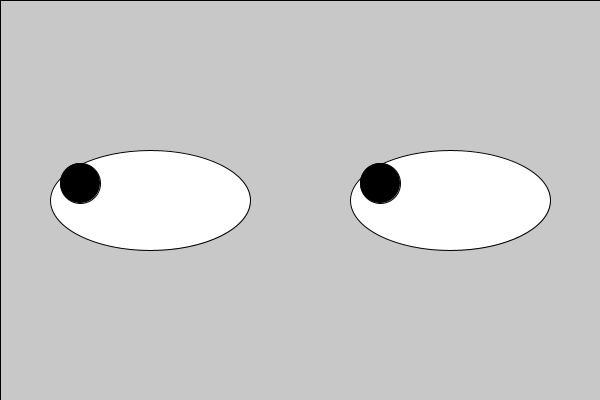
Frame 1 (no input)
Frame 60 (the mouse pressed at the canvas centre just before this capture): identical to frame 1, image omitted
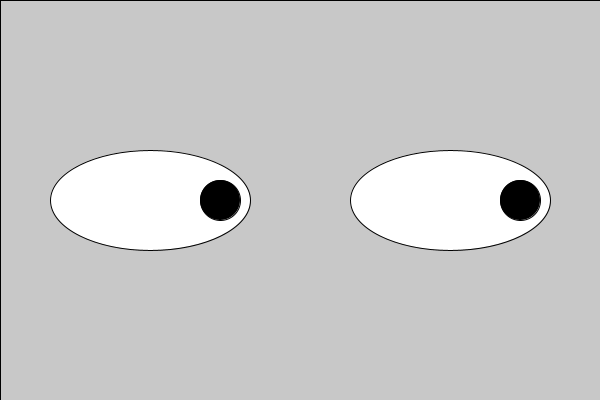
Frame 120 (the mouse held since frame 60 and released just before this capture)

The Processing sketch that drew these frames (run headless with seeded random() and noise(); from frame 60 on, the mouse is pressed at the canvas centre):

// Processing sketch: Googly_eyes
// ── Googly_eyes.pde
void setup(){
  size(600,400);
  background(200,200,200);
noFill();
ellipse(450,200,200,100);
ellipse(150,200,200,100);
fill(255,255,255);
ellipse(450,200,200,100);
ellipse(150,200,200,100);
}
void draw(){
  fill(200,200,200);
rect(0,0,600,400);
 
  if(mouseX>220){
    mouseX=220;
  }
  
   if(mouseX<80){
    mouseX=80;
  }
  
    if(mouseY>217){
    mouseY=217;
  }
  
    if(mouseY<183){
    mouseY=183;
  }
  
  fill(255,255,255);
ellipse(450,200,200,100);
ellipse(150,200,200,100);

 fill(0,0,0);
  ellipse(mouseX,mouseY,40,40);
  ellipse(mouseX+300,mouseY,40,40);
  
  
}
//x,y,width,height
